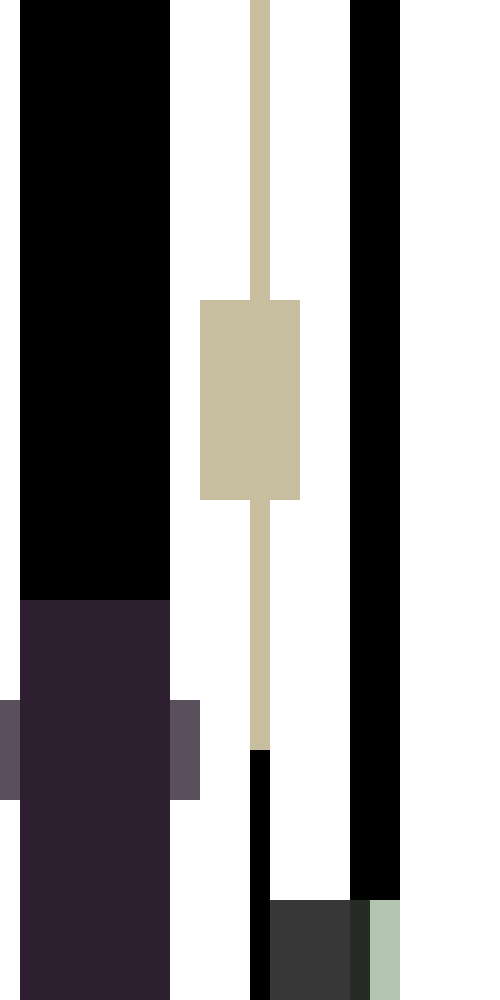
Frame 1 (no input)
Frame 60 (the mouse pressed at the canvas centre just before this capture): identical to frame 1, image omitted
Frame 120 (the mouse held since frame 60 and released just before this capture): identical to frame 1, image omitted

The Processing sketch that drew this single still picture (run headless with seeded random() and noise(); from frame 60 on, the mouse is pressed at the canvas centre):

// Processing sketch: processing_24693
// ── processing_24693.pde


void setup() {
  
  size(500,1000);

}

void draw() {
  
  noStroke();
  smooth();
  
  background(255);
  fill(0);
  rect(20,0,150,600);
  fill(198,190,158);
  rect (250,0,20,750);
  fill(0);
  rect(350,0,50,900);
  fill(198,190,158);
  rect(200,300,100,200);

fill(45,31,47);
rect(20,600,150,1000);

fill(0);
rect(250,750,20,1000);

fill(180,198,178);
rect(350,900,50,1000);


fill(45,31,47,200);
rect(0,700,200,100);


fill(0,200);
rect(250,900,120,100);





}
  
